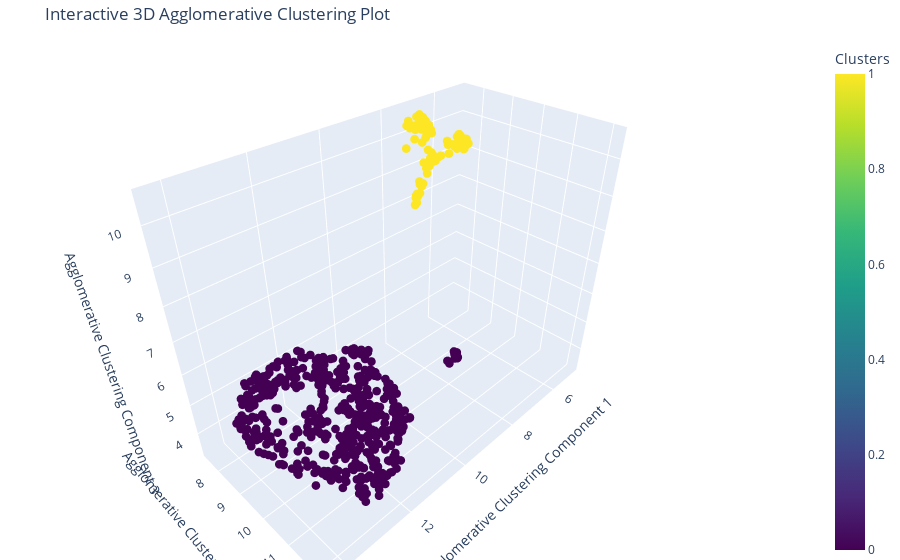

The notebook cell this image was saved under:
### Code cell
agglo = AgglomerativeClustering(n_clusters=2, metric='euclidean', linkage='ward')
agglo_clusters = agglo.fit_predict(umap_data)

# Plot clusters
agglo_target = pd.Series(agglo_clusters)

plot_algo3d_interactive(umap_data, agglo_target, 'Agglomerative Clustering', 'Clusters')

# Generate and plot dendrogram (requires SciPy linkage)
linked = linkage(umap_data, method='ward')
plt.figure(figsize=(10, 7))
dendrogram(linked, truncate_mode='lastp', p=12, leaf_rotation=45., leaf_font_size=12.)
plt.title("Dendrogram")
plt.xlabel("Sample index or cluster size")
plt.ylabel("Distance")
plt.show()

### Figure 1 — Plotly figure (JSON) as saved in the notebook; plotly's stock layout.template omitted (floating-point values rounded to 4 significant figures; data arrays with more than 128 entries replaced by an {"elided": "..."} marker saying what was removed)
{"data": [{"hovertemplate": "Agglomerative Clustering Component 1=%{x}<br>Agglomerative Clustering Component 2=%{y}<br>Agglomerative Clustering Component 3=%{z}<br>Clusters=%{marker.color}<extra></extra>", "legendgroup": "", "marker": {"color": {"elided": "606 int values"}, "coloraxis": "coloraxis", "size": 3, "symbol": "circle"}, "mode": "markers", "name": "", "scene": "scene", "showlegend": false, "type": "scatter3d", "x": {"elided": "606 float values"}, "y": {"elided": "606 float values"}, "z": {"elided": "606 float values"}}], "layout": {"coloraxis": {"colorbar": {"title": {"text": "Clusters"}}, "colorscale": [[0, "#440154"], [0.1111, "#482878"], [0.2222, "#3e4989"], [0.3333, "#31688e"], [0.4444, "#26828e"], [0.5556, "#1f9e89"], [0.6667, "#35b779"], [0.7778, "#6ece58"], [0.8889, "#b5de2b"], [1, "#fde725"]]}, "legend": {"tracegroupgap": 0}, "margin": {"b": 0, "l": 0, "r": 0, "t": 40}, "scene": {"domain": {"x": [0, 1], "y": [0, 1]}, "xaxis": {"title": {"text": "Agglomerative Clustering Component 1"}}, "yaxis": {"title": {"text": "Agglomerative Clustering Component 2"}}, "zaxis": {"title": {"text": "Agglomerative Clustering Component 3"}}}, "title": {"text": "Interactive 3D Agglomerative Clustering Plot"}}}
